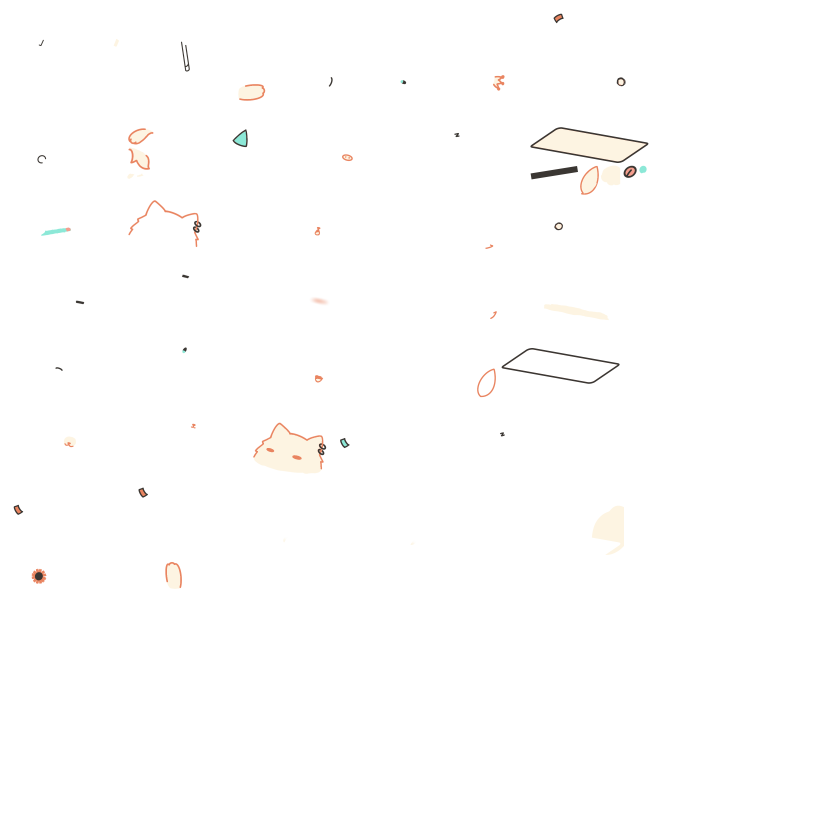
#> input picture desktop/resources/models/crayon-shin-chan-keyboard/cat.4096/texture_00.png, 4096 x 4096 px, found by its file name (shown at 1/5 size)
$ python make-shin-chan-skin.py
#> lines starting #> are read from the running program, lines starting #| are printed output that depends on the picture
"""Draw one BongoCat skin from nothing but geometry and a palette.

A keyboard skin is three layers over the same 612x354 canvas, and every layer
has to agree with the other two to the pixel: the background paints the key
caps, each key image paints one paw landing on one cap, and the paw only looks
like it lands on anything if both were laid out by the same function. So this
script owns one layout table and one projection, and derives all of it from
them. Nothing here is traced from another skin.

The character is drawn in crayon: flat fills, a heavy dark outline, and a paper
grain over the whole canvas. That is the whole style — no gradients, no
anti-aliased softness except the supersample the renderer gets for free.

Run from the repository root:

    python scripts/make-shin-chan-skin.py

It rewrites desktop/resources/models/crayon-shin-chan-keyboard/ in place.
"""

from __future__ import annotations

import json
import math
import pathlib
import random
import shutil

from PIL import Image, ImageDraw, ImageFilter

ROOT = pathlib.Path(__file__).resolve().parent.parent
MODEL = ROOT / "desktop" / "resources" / "models" / "crayon-shin-chan-keyboard"
SOURCE = ROOT / "desktop" / "resources" / "models" / "nalin-keyboard"

CANVAS = (612, 354)
SS = 4  # supersample factor; every shape is drawn at 4x then shrunk once

# The palette. Red and yellow are the character's clothes; the ink is warm black
# rather than pure black because crayon never lays down a true black.
INK = (51, 48, 44)
PAPER = (253, 248, 239)
SKIN = (243, 198, 160)
SKIN_DARK = (214, 160, 120)
BLUSH = (244, 154, 147)
RED = (232, 69, 60)
RED_DEEP = (198, 50, 44)
YELLOW = (247, 201, 72)
YELLOW_LIGHT = (252, 232, 170)
WHITE = (255, 253, 248)
DECK = (247, 216, 120)

# Projection. The deck is laid out as a plain rectangle and then tilted as a
# whole, which keeps the grid exact: a key's centre and the paw that lands on it
# are computed by the same function, so they cannot drift apart as the deck
# turns. `deck_point` is the only place that knows about the tilt.
DECK_TILT = 4.0            # degrees, positive lifts the right end of the deck
DECK_PIVOT = (304.0, 243.0)
GRID_ORIGIN = (66.0, 168.0)
PITCH_X, PITCH_Y = 34.0, 30.0
CAP_W, CAP_H = 28.5, 23.5
CAP_CORNER = 5.0

# Caps that are not letters or digits get the character's colours, so the deck
# reads as a keyboard rather than a field of confetti.
FUNCTION_CAPS = {
    "Backspace", "BackSlash", "Tab", "CapsLock", "Return", "Shift", "ControlLeft",
    "Meta", "Alt", "Space",
    "UpArrow", "DownArrow", "LeftArrow", "RightArrow",
}

# (name, side, column, row, span in columns)
#
# The split follows the artwork rule the renderer reads: whatever sits in
# left-keys is pressed by the left paw. The left hand owns the six columns it
# actually covers on a real keyboard, and the right hand owns the rest, which is
# why the number row is cut at 5 and the right hand starts at 6.
LAYOUT: list[tuple[str, str, int, int, int]] = [
    ("BackQuote", "left", 0, 0, 1),
    ("Num1", "left", 1, 0, 1),
    ("Num2", "left", 2, 0, 1),
    ("Num3", "left", 3, 0, 1),
    ("Num4", "left", 4, 0, 1),
    ("Num5", "left", 5, 0, 1),
    ("Num6", "right", 6, 0, 1),
    ("Num7", "right", 7, 0, 1),
    ("Num8", "right", 8, 0, 1),
    ("Num9", "right", 9, 0, 1),
    ("Num0", "right", 10, 0, 1),
    ("Minus", "right", 11, 0, 1),
    ("Equal", "right", 12, 0, 1),
    ("Backspace", "right", 13, 0, 1),
    ("Tab", "left", 0, 1, 1),
    ("KeyQ", "left", 1, 1, 1),
    ("KeyW", "left", 2, 1, 1),
    ("KeyE", "left", 3, 1, 1),
    ("KeyR", "left", 4, 1, 1),
    ("KeyT", "left", 5, 1, 1),
    ("KeyY", "right", 6, 1, 1),
    ("KeyU", "right", 7, 1, 1),
    ("KeyI", "right", 8, 1, 1),
    ("KeyO", "right", 9, 1, 1),
    ("KeyP", "right", 10, 1, 1),
    ("LeftBracket", "right", 11, 1, 1),
    ("RightBracket", "right", 12, 1, 1),
    ("BackSlash", "right", 13, 1, 1),
    ("CapsLock", "left", 0, 2, 1),
    ("KeyA", "left", 1, 2, 1),
    ("KeyS", "left", 2, 2, 1),
    ("KeyD", "left", 3, 2, 1),
    ("KeyF", "left", 4, 2, 1),
    ("KeyG", "left", 5, 2, 1),
    ("KeyH", "right", 6, 2, 1),
    ("KeyJ", "right", 7, 2, 1),
    ("KeyK", "right", 8, 2, 1),
    ("KeyL", "right", 9, 2, 1),
    ("SemiColon", "right", 10, 2, 1),
    ("Quote", "right", 11, 2, 1),
    ("Return", "right", 12, 2, 2),
    ("Shift", "left", 0, 3, 1),
    ("KeyZ", "left", 1, 3, 1),
    ("KeyX", "left", 2, 3, 1),
    ("KeyC", "left", 3, 3, 1),
    ("KeyV", "left", 4, 3, 1),
    ("KeyB", "left", 5, 3, 1),
    ("KeyN", "right", 6, 3, 1),
    ("KeyM", "right", 7, 3, 1),
    ("Comma", "right", 8, 3, 1),
    ("Dot", "right", 9, 3, 1),
    ("Slash", "right", 10, 3, 1),
    ("Shift", "right", 11, 3, 1),
    ("ControlLeft", "left", 0, 4, 1),
    ("Meta", "left", 1, 4, 1),
    ("Alt", "left", 2, 4, 1),
    ("Space", "left", 3, 4, 5),
    ("UpArrow", "right", 8, 4, 1),
    ("LeftArrow", "right", 9, 4, 1),
    ("DownArrow", "right", 10, 4, 1),
    ("RightArrow", "right", 11, 4, 1),
]


# [20 lines left out: functions _tilt, deck_point, not called in this run]


def cap_centre(col: int, row: int, span: int) -> tuple[float, float]:
    return deck_point(col, row, span)


def cap_width(span: int) -> float:
    return CAP_W + (span - 1) * PITCH_X


def keyed_layout() -> dict[str, tuple[str, int, int, int]]:
    return {name: (side, col, row, span) for name, side, col, row, span in LAYOUT}


# [285 lines left out: functions cap_colour, grain, rounded_cap, build_background, draw_paw, build_key_image and 2 more, not called in this run]


def recolor_texture() -> Image.Image:
    """Repaint the character's texture in the crayon palette.

    The atlas is a Live2D export: the mesh geometry decides the silhouette, so
    the only thing reachable from here is colour. Four ramps carry the whole
    image — paper white, ink, skin, and a warm highlight — and each is swapped
    for its counterpart by nearest-match so anti-aliased edges travel with the
    fill instead of being left behind as a halo.
    """
    source = Image.open(SOURCE / "cat.4096" / "texture_00.png").convert("RGBA")
#> source is the input picture: PIL image 4096x4096 RGBA; mean R, G, B, A 251.9, 242.6, 224.6, 4.1
    alpha = source.getchannel("A")
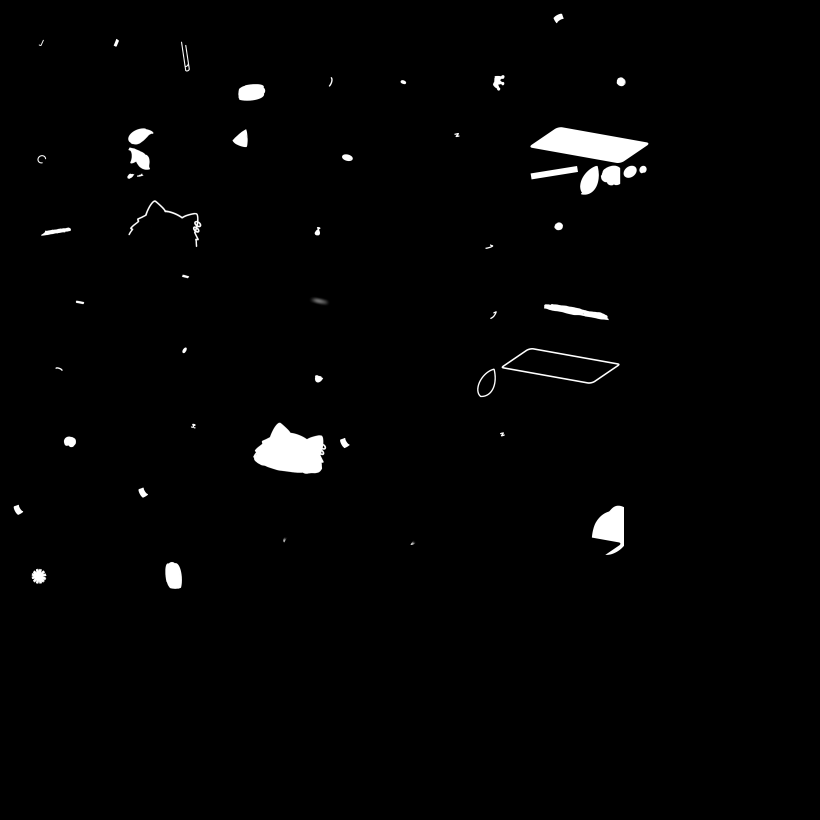
#> alpha: PIL image 4096x4096 L (shown at 1/5 size); min 0, max 255, mean 4.1

    # Quantise to a small palette, swap the palette, then rebuild. Doing the
    # swap on 16 entries instead of on 16.7 million pixels is the difference
    # between a second and a minute, and the source only ever used five ramps,
    # so nothing real is lost. Alpha rides through untouched: it carries the
    # cutouts, and quantising it would eat the edges.
    flat = source.convert("RGB").quantize(colors=16, method=Image.MEDIANCUT, dither=Image.NONE)
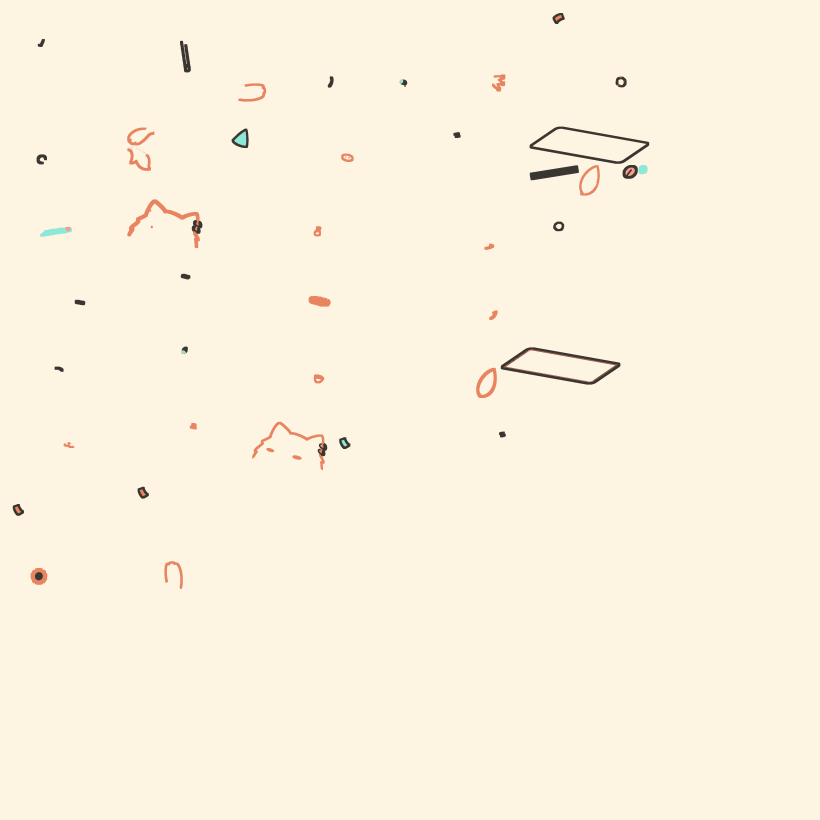
#> flat: PIL image 4096x4096 P (shown at 1/5 size); mean R, G, B 251.9, 242.6, 224.6
    palette = flat.getpalette()[: 16 * 3]
#> palette = [253, 244, 226, 140, 232, 215, 244, 158, 142, 233, 132, 96, 58, 54, 50]

    # (from, to). Order matters: later entries win ties.
    swaps = [
        ((240, 240, 240), (253, 244, 226)),   # white body -> aged paper
        ((255, 255, 255), (253, 244, 226)),   # pure white -> aged paper
        ((240, 216, 192), (244, 158, 142)),   # soft highlight -> cheek blush
        ((240, 168, 120), (233, 132, 96)),    # orange fur -> crayon orange
        ((72, 96, 144), (58, 54, 50)),        # blue line art -> crayon ink
        ((120, 120, 120), (96, 92, 86)),      # grey shading -> softer ink
    ]

    swapped = bytearray(palette)
    for index in range(16):
        r, g, b = palette[index * 3 : index * 3 + 3]
        best, best_distance = None, 1 << 30
        for src, dst in swaps:
            distance = (r - src[0]) ** 2 + (g - src[1]) ** 2 + (b - src[2]) ** 2
            if distance < best_distance:
                best_distance, best = distance, dst
        if best is not None and best_distance < 9000:
            swapped[index * 3 : index * 3 + 3] = bytes(best)
        else:
            # A hand-mixed colour the artist used for one detail. Warm it toward
            # the palette without moving it far enough to change the shape.
            swapped[index * 3 : index * 3 + 3] = bytes(
                (
                    min(255, int(r * 0.94 + 10)),
                    min(255, int(g * 0.88 + 8)),
                    min(255, int(b * 0.82 + 6)),
                )
            )
#> this loop made 6 passes
#> (r, g, b) on passes 1 to 5: (253, 244, 226), (140, 232, 215), (244, 158, 142), (233, 132, 96), (58, 54, 50)

    flat.putpalette(bytes(swapped))
    rebuilt = flat.convert("RGB").convert("RGBA")
    rebuilt.putalpha(alpha)
    return rebuilt


MODEL_JSON = {
    "Version": 3,
    "FileReferences": {
        "Moc": "cat.moc3",
        "Textures": ["cat.4096/texture_00.png"],
        "Physics": "cat.physics3.json",
        "DisplayInfo": "cat.cdi3.json",
        "Expressions": [
            {"Name": "live2d_expression0", "File": "live2d_expression0.exp3.json"},
            {"Name": "live2d_expression1", "File": "live2d_expression1.exp3.json"},
        ],
    },
    "Groups": [
        {"Target": "Parameter", "Name": "LipSync", "Ids": []},
        {"Target": "Parameter", "Name": "EyeBlink", "Ids": ["ParamEyeLOpen", "ParamEyeROpen"]},
    ],
    "HitAreas": [],
}


def main() -> None:
    MODEL.mkdir(parents=True, exist_ok=True)
    (MODEL / "cat.4096").mkdir(exist_ok=True)
    (MODEL / "resources" / "left-keys").mkdir(parents=True, exist_ok=True)
    (MODEL / "resources" / "right-keys").mkdir(parents=True, exist_ok=True)

    print("model3.json")
    (MODEL / "cat.model3.json").write_text(
        json.dumps(MODEL_JSON, ensure_ascii=False, indent="\t") + "\n",
        encoding="utf-8",
        newline="\n",
    )

    print("texture")
    texture = recolor_texture()
    texture.save(MODEL / "cat.4096" / "texture_00.png", optimize=True)

    print("background")
    build_background().save(MODEL / "resources" / "background.png", optimize=True)

    print("cover")
    build_cover().save(MODEL / "resources" / "cover.png", optimize=True)

    count = 0
    for name, side, col, row, span in LAYOUT:
        image = build_key_image(side, col, row, span)
        image.save(MODEL / "resources" / ("left-keys" if side == "left" else "right-keys") / f"{name}.png", optimize=True)
        count += 1
        if count % 10 == 0:
            print(f"  keys {count}/{len(LAYOUT)}")

    total = sum(p.stat().st_size for p in MODEL.rglob("*") if p.is_file())
    print(f"done: {count} key images, {total / 1024:.0f} KB on disk")


if __name__ == "__main__":
#> (the run stopped early here; a loop or call above may not have finished)
